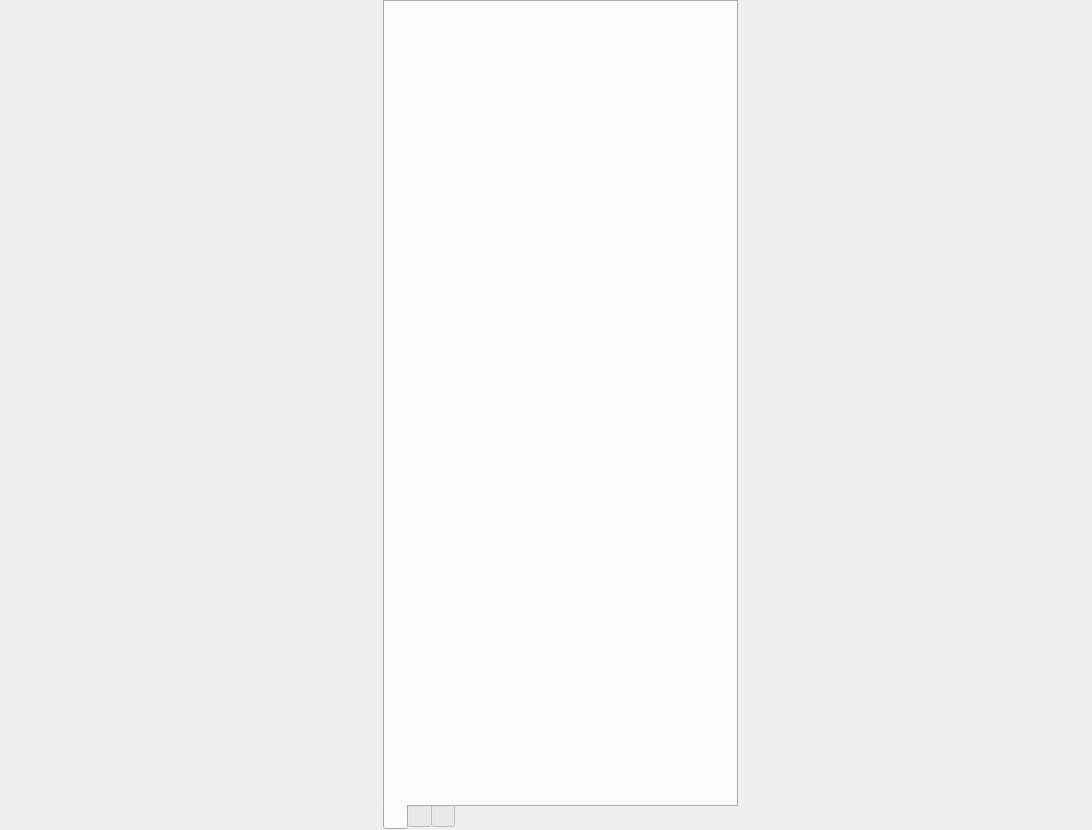
<?xml version="1.0" encoding="UTF-8"?>
<ui version="4.0">
 <class>c_builder_view</class>
 <widget class="QWidget" name="c_builder_view">
  <property name="geometry">
   <rect>
    <x>0</x>
    <y>0</y>
    <width>1092</width>
    <height>830</height>
   </rect>
  </property>
  <property name="windowTitle">
   <string>Form</string>
  </property>
  <layout class="QHBoxLayout" name="horizontalLayout_3">
   <property name="leftMargin">
    <number>0</number>
   </property>
   <property name="topMargin">
    <number>0</number>
   </property>
   <property name="rightMargin">
    <number>0</number>
   </property>
   <property name="bottomMargin">
    <number>0</number>
   </property>
   <item>
    <widget class="QWidget" name="widget" native="true">
     <layout class="QVBoxLayout" name="verticalLayout_2">
      <property name="spacing">
       <number>0</number>
      </property>
      <property name="leftMargin">
       <number>0</number>
      </property>
      <property name="topMargin">
       <number>0</number>
      </property>
      <property name="rightMargin">
       <number>0</number>
      </property>
      <property name="bottomMargin">
       <number>0</number>
      </property>
      <item>
       <spacer name="verticalSpacer">
        <property name="orientation">
         <enum>Qt::Vertical</enum>
        </property>
        <property name="sizeHint" stdset="0">
         <size>
          <width>20</width>
          <height>40</height>
         </size>
        </property>
       </spacer>
      </item>
      <item>
       <widget class="QWidget" name="widget_2" native="true">
        <layout class="QHBoxLayout" name="horizontalLayout">
         <property name="spacing">
          <number>9</number>
         </property>
         <property name="leftMargin">
          <number>0</number>
         </property>
         <property name="topMargin">
          <number>0</number>
         </property>
         <property name="rightMargin">
          <number>0</number>
         </property>
         <property name="bottomMargin">
          <number>0</number>
         </property>
         <item>
          <spacer name="horizontalSpacer">
           <property name="orientation">
            <enum>Qt::Horizontal</enum>
           </property>
           <property name="sizeHint" stdset="0">
            <size>
             <width>40</width>
             <height>20</height>
            </size>
           </property>
          </spacer>
         </item>
         <item>
          <widget class="QWidget" name="widget_3" native="true">
           <layout class="QVBoxLayout" name="build_layout">
            <property name="leftMargin">
             <number>0</number>
            </property>
            <property name="topMargin">
             <number>0</number>
            </property>
            <property name="rightMargin">
             <number>0</number>
            </property>
            <property name="bottomMargin">
             <number>0</number>
            </property>
            <item>
             <spacer name="verticalSpacer_3">
              <property name="orientation">
               <enum>Qt::Vertical</enum>
              </property>
              <property name="sizeHint" stdset="0">
               <size>
                <width>20</width>
                <height>40</height>
               </size>
              </property>
             </spacer>
            </item>
           </layout>
          </widget>
         </item>
         <item>
          <widget class="QTabWidget" name="tabWidget">
           <property name="minimumSize">
            <size>
             <width>0</width>
             <height>830</height>
            </size>
           </property>
           <property name="maximumSize">
            <size>
             <width>16777215</width>
             <height>830</height>
            </size>
           </property>
           <property name="tabPosition">
            <enum>QTabWidget::South</enum>
           </property>
           <property name="tabShape">
            <enum>QTabWidget::Rounded</enum>
           </property>
           <property name="currentIndex">
            <number>0</number>
           </property>
           <property name="iconSize">
            <size>
             <width>40</width>
             <height>40</height>
            </size>
           </property>
           <property name="elideMode">
            <enum>Qt::ElideMiddle</enum>
           </property>
           <property name="documentMode">
            <bool>false</bool>
           </property>
           <widget class="QWidget" name="tab_equipement">
            <attribute name="title">
             <string/>
            </attribute>
            <attribute name="toolTip">
             <string>Page d'équipement</string>
            </attribute>
            <layout class="QHBoxLayout" name="horizontalLayout_4">
             <property name="leftMargin">
              <number>0</number>
             </property>
             <property name="topMargin">
              <number>0</number>
             </property>
             <property name="rightMargin">
              <number>0</number>
             </property>
             <property name="bottomMargin">
              <number>0</number>
             </property>
             <item>
              <layout class="QHBoxLayout" name="horizontalLayout_2">
               <property name="leftMargin">
                <number>6</number>
               </property>
               <property name="topMargin">
                <number>6</number>
               </property>
               <property name="bottomMargin">
                <number>6</number>
               </property>
               <item>
                <layout class="QVBoxLayout" name="verticalLayout">
                 <property name="spacing">
                  <number>6</number>
                 </property>
                 <item>
                  <spacer name="verticalSpacer_4">
                   <property name="orientation">
                    <enum>Qt::Vertical</enum>
                   </property>
                   <property name="sizeHint" stdset="0">
                    <size>
                     <width>20</width>
                     <height>0</height>
                    </size>
                   </property>
                  </spacer>
                 </item>
                 <item>
                  <spacer name="verticalSpacer_5">
                   <property name="orientation">
                    <enum>Qt::Vertical</enum>
                   </property>
                   <property name="sizeHint" stdset="0">
                    <size>
                     <width>20</width>
                     <height>0</height>
                    </size>
                   </property>
                  </spacer>
                 </item>
                </layout>
               </item>
              </layout>
             </item>
            </layout>
           </widget>
           <widget class="QWidget" name="tab_aptitude">
            <attribute name="title">
             <string/>
            </attribute>
            <layout class="QHBoxLayout" name="horizontalLayout_5"/>
           </widget>
           <widget class="QWidget" name="tab_sublimations">
            <attribute name="title">
             <string/>
            </attribute>
            <layout class="QVBoxLayout" name="verticalLayout_3"/>
           </widget>
          </widget>
         </item>
         <item>
          <spacer name="horizontalSpacer_2">
           <property name="orientation">
            <enum>Qt::Horizontal</enum>
           </property>
           <property name="sizeType">
            <enum>QSizePolicy::Expanding</enum>
           </property>
           <property name="sizeHint" stdset="0">
            <size>
             <width>40</width>
             <height>20</height>
            </size>
           </property>
          </spacer>
         </item>
        </layout>
       </widget>
      </item>
      <item>
       <spacer name="verticalSpacer_2">
        <property name="orientation">
         <enum>Qt::Vertical</enum>
        </property>
        <property name="sizeHint" stdset="0">
         <size>
          <width>20</width>
          <height>40</height>
         </size>
        </property>
       </spacer>
      </item>
     </layout>
    </widget>
   </item>
  </layout>
 </widget>
 <resources/>
 <connections/>
</ui>
